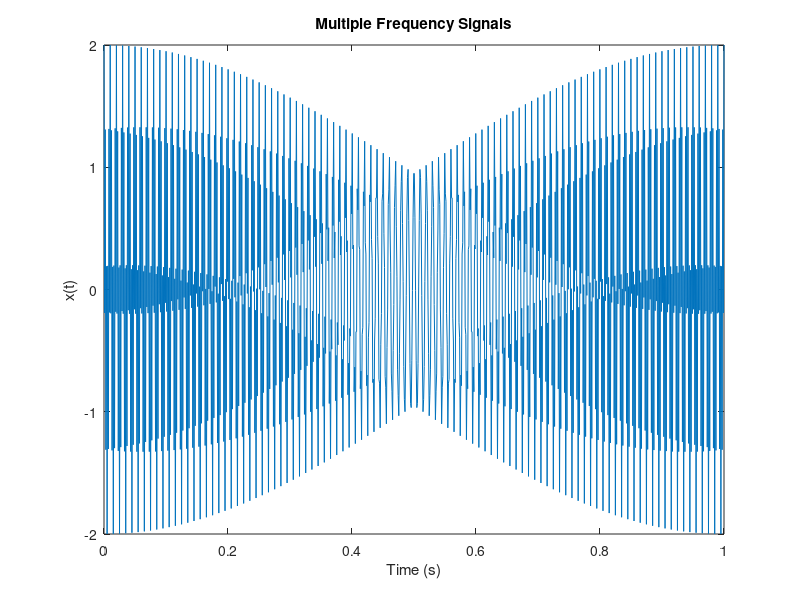

The MATLAB script that drew this image:
% Exercise 1
% Define the frequency range
f = linspace(-10, 10, 1000);
% Calculate the Fourier transform of the aperiodic pulse
X = 4*sinc(4*pi*f);
% Plot the Fourier transform of the aperiodic pulse
plot(f, abs(X));
title('Fourier Transform of Aperiodic Pulse');
xlabel('Frequency (Hz)');
ylabel('|X(f)|');
% Exercise 2
% Define the time range
t = linspace(0, 1, 1000);
% Define the signal x(t)
x = cos(2*pi*100*t) + cos(2*pi*500*t);
% Plot the signal x(t)
plot(t, x);
title('Multiple Frequency Signals');
xlabel('Time (s)');
ylabel('x(t)');